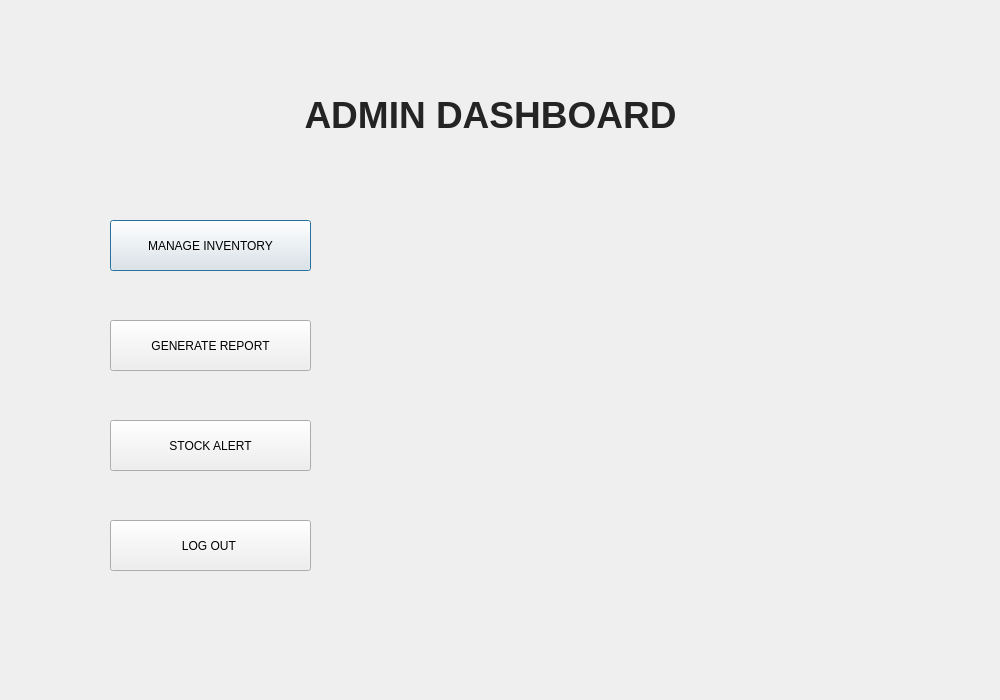
<?xml version="1.0" encoding="UTF-8"?>
<ui version="4.0">
 <class>admin_dash</class>
 <widget class="QDialog" name="admin_dash">
  <property name="geometry">
   <rect>
    <x>0</x>
    <y>0</y>
    <width>1000</width>
    <height>700</height>
   </rect>
  </property>
  <property name="windowTitle">
   <string>Dialog</string>
  </property>
  <widget class="QLabel" name="label">
   <property name="geometry">
    <rect>
     <x>270</x>
     <y>80</y>
     <width>441</width>
     <height>71</height>
    </rect>
   </property>
   <property name="text">
    <string>&lt;html&gt;&lt;head/&gt;&lt;body&gt;&lt;p align=&quot;center&quot;&gt;&lt;span style=&quot; font-size:28pt; font-weight:700; color:#242424;&quot;&gt;ADMIN DASHBOARD&lt;/span&gt;&lt;/p&gt;&lt;/body&gt;&lt;/html&gt;</string>
   </property>
  </widget>
  <widget class="QPushButton" name="pushButton_3">
   <property name="geometry">
    <rect>
     <x>110</x>
     <y>220</y>
     <width>201</width>
     <height>51</height>
    </rect>
   </property>
   <property name="text">
    <string>MANAGE INVENTORY</string>
   </property>
  </widget>
  <widget class="QPushButton" name="pushButton_4">
   <property name="geometry">
    <rect>
     <x>110</x>
     <y>320</y>
     <width>201</width>
     <height>51</height>
    </rect>
   </property>
   <property name="text">
    <string>GENERATE REPORT</string>
   </property>
  </widget>
  <widget class="QPushButton" name="pushButton_5">
   <property name="geometry">
    <rect>
     <x>110</x>
     <y>420</y>
     <width>201</width>
     <height>51</height>
    </rect>
   </property>
   <property name="text">
    <string>STOCK ALERT</string>
   </property>
  </widget>
  <widget class="QPushButton" name="pushButton_6">
   <property name="geometry">
    <rect>
     <x>110</x>
     <y>520</y>
     <width>201</width>
     <height>51</height>
    </rect>
   </property>
   <property name="text">
    <string>LOG OUT </string>
   </property>
  </widget>
 </widget>
 <resources/>
 <connections/>
</ui>
